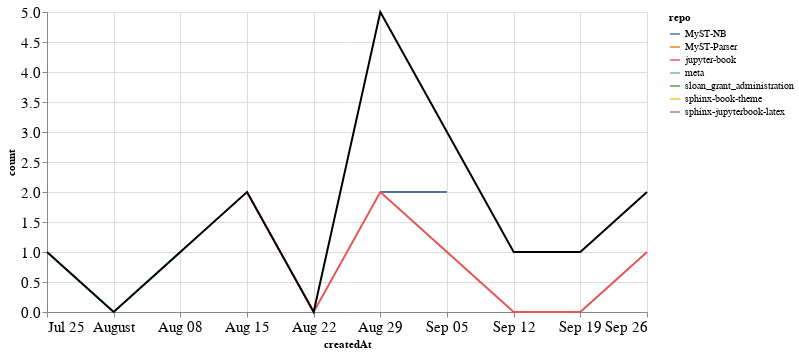

Notebook code for this chart:
### Markdown cell above
### PRs

### Code cell
prs_time = prs.groupby('repo').resample('W', on='createdAt').count()['author'].reset_index()
prs_time = prs_time.rename(columns={'author': 'count'})
prs_time_total = prs_time.groupby('createdAt').agg({"count": "sum"}).reset_index()

ch1 = alt.Chart(prs_time, width=600).mark_line().encode(
    x='createdAt',
    y='count',
    color='repo',
    tooltip="repo"
)

ch2 = alt.Chart(prs_time_total, width=600).mark_line(color="black").encode(
    x='createdAt',
    y='count',
)

ch1 + ch2

### Figure 1 — Vega-Lite specification as saved in the notebook (floating-point values rounded to 4 significant figures)
{"config": {"axisLeft": {"labelFontSize": 15}, "axisBottom": {"labelFontSize": 15}}, "layer": [{"data": {"name": "data-3bafdba81592d127ec5be3db04ca0fc5"}, "mark": "line", "encoding": {"color": {"type": "nominal", "field": "repo"}, "tooltip": {"type": "nominal", "field": "repo"}, "x": {"type": "temporal", "field": "createdAt"}, "y": {"type": "quantitative", "field": "count"}}, "width": 600}, {"data": {"name": "data-558a238e08d4f7d11b1971082d4670a9"}, "mark": {"type": "line", "color": "black"}, "encoding": {"x": {"type": "temporal", "field": "createdAt"}, "y": {"type": "quantitative", "field": "count"}}, "width": 600}], "$schema": "https://vega.github.io/schema/vega-lite/v4.8.1.json", "datasets": {"data-3bafdba81592d127ec5be3db04ca0fc5": [{"repo": "MyST-NB", "createdAt": "2021-08-29T00:00:00", "count": 2}, {"repo": "MyST-NB", "createdAt": "2021-09-05T00:00:00", "count": 2}, {"repo": "MyST-Parser", "createdAt": "2021-08-29T00:00:00", "count": 1}, {"repo": "jupyter-book", "createdAt": "2021-08-15T00:00:00", "count": 2}, {"repo": "jupyter-book", "createdAt": "2021-08-22T00:00:00", "count": 0}, {"repo": "jupyter-book", "createdAt": "2021-08-29T00:00:00", "count": 2}, {"repo": "jupyter-book", "createdAt": "2021-09-05T00:00:00", "count": 1}, {"repo": "jupyter-book", "createdAt": "2021-09-12T00:00:00", "count": 0}, {"repo": "jupyter-book", "createdAt": "2021-09-19T00:00:00", "count": 0}, {"repo": "jupyter-book", "createdAt": "2021-09-26T00:00:00", "count": 1}, {"repo": "meta", "createdAt": "2021-07-25T00:00:00", "count": 1}, {"repo": "meta", "createdAt": "2021-08-01T00:00:00", "count": 0}, {"repo": "meta", "createdAt": "2021-08-08T00:00:00", "count": 1}, {"repo": "sloan_grant_administration", "createdAt": "2021-09-26T00:00:00", "count": 1}, {"repo": "sphinx-book-theme", "createdAt": "2021-09-19T00:00:00", "count": 1}, {"repo": "sphinx-jupyterbook-latex", "createdAt": "2021-09-12T00:00:00", "count": 1}], "data-558a238e08d4f7d11b1971082d4670a9": [{"createdAt": "2021-07-25T00:00:00", "count": 1}, {"createdAt": "2021-08-01T00:00:00", "count": 0}, {"createdAt": "2021-08-08T00:00:00", "count": 1}, {"createdAt": "2021-08-15T00:00:00", "count": 2}, {"createdAt": "2021-08-22T00:00:00", "count": 0}, {"createdAt": "2021-08-29T00:00:00", "count": 5}, {"createdAt": "2021-09-05T00:00:00", "count": 3}, {"createdAt": "2021-09-12T00:00:00", "count": 1}, {"createdAt": "2021-09-19T00:00:00", "count": 1}, {"createdAt": "2021-09-26T00:00:00", "count": 2}]}}
